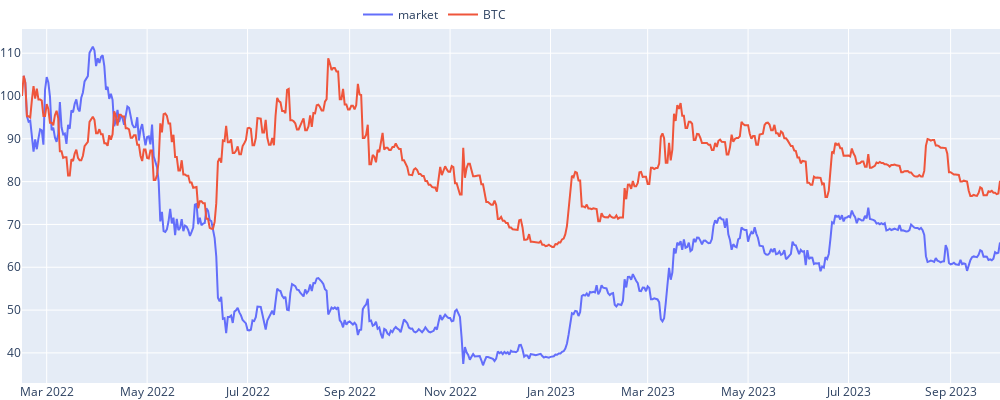
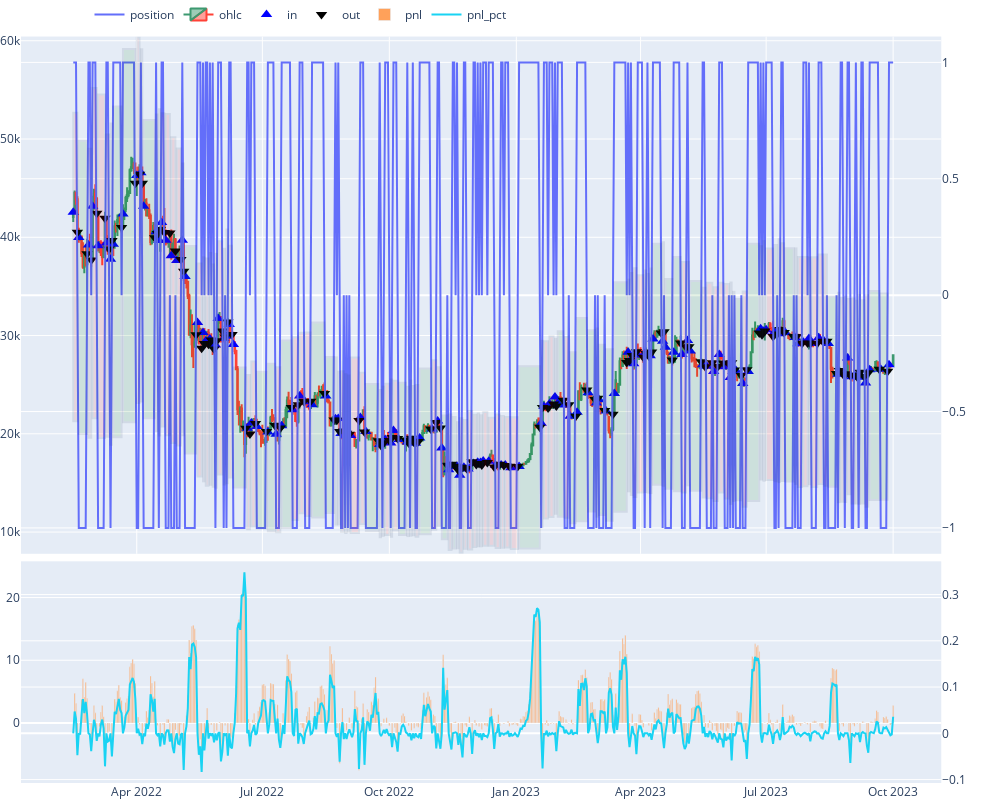
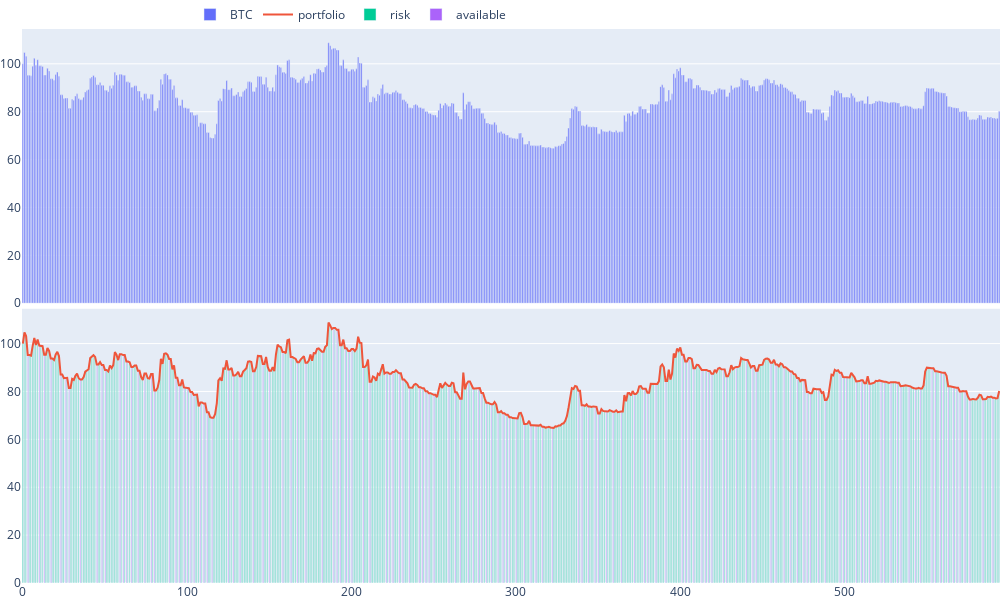

The cell these charts' notebook holds for them, in order:
### Code cell
#master.agents[(1, "BTC")].env.get_viz(1, "BTC")
master.agents[(AGENT_PARAMS[0][0])].env.get_viz(*AGENT_PARAMS[0][0])

### Figure 1 — Plotly figure (JSON) as saved in the notebook; plotly's stock layout.template omitted (floating-point values rounded to 4 significant figures; data arrays with more than 128 entries replaced by an {"elided": "..."} marker saying what was removed)
{"data": [{"name": "market", "type": "scatter", "x": {"elided": "595 str values"}, "y": {"elided": "595 float values"}}, {"name": "BTC", "type": "scatter", "x": {"elided": "595 str values"}, "y": {"elided": "595 float values"}}], "layout": {"height": 400, "legend": {"orientation": "h", "x": 0.5, "xanchor": "right", "y": 1, "yanchor": "bottom"}, "margin": {"b": 0, "l": 10, "r": 0, "t": 0}, "width": 1000}}

### Figure 2 — Plotly figure (JSON) as saved in the notebook; plotly's stock layout.template omitted (floating-point values rounded to 4 significant figures; data arrays with more than 128 entries replaced by an {"elided": "..."} marker saying what was removed)
{"data": [{"name": "position", "type": "scatter", "x": {"elided": "595 str values"}, "xaxis": "x2", "y": {"elided": "595 int values"}, "yaxis": "y4"}, {"close": {"elided": "595 float values"}, "high": {"elided": "595 float values"}, "low": {"elided": "595 float values"}, "name": "ohlc", "open": {"elided": "595 float values"}, "type": "candlestick", "x": {"elided": "595 str values"}, "xaxis": "x2", "yaxis": "y3"}, {"marker": {"color": "blue", "size": 10, "symbol": 5}, "mode": "markers", "name": "in", "type": "scatter", "x": {"elided": "144 str values"}, "xaxis": "x2", "y": {"elided": "144 float values"}, "yaxis": "y3"}, {"marker": {"color": "black", "size": 10, "symbol": 6}, "mode": "markers", "name": "out", "type": "scatter", "x": {"elided": "143 str values"}, "xaxis": "x2", "y": {"elided": "143 float values"}, "yaxis": "y3"}, {"name": "pnl", "type": "bar", "x": {"elided": "595 str values"}, "xaxis": "x3", "y": {"elided": "595 float values"}, "yaxis": "y5"}, {"name": "pnl_pct", "type": "scatter", "x": {"elided": "595 str values"}, "xaxis": "x3", "y": {"elided": "595 float values"}, "yaxis": "y6"}], "layout": {"height": 800, "legend": {"orientation": "h", "x": 0.5, "xanchor": "right", "y": 1, "yanchor": "bottom"}, "margin": {"b": 0, "l": 10, "r": 0, "t": 0}, "shapes": [{"fillcolor": "red", "opacity": 0.1, "x0": "2022-02-14T00:00:00", "x1": "2022-02-17T00:00:00", "xref": "x2", "y0": 21270.0, "y1": 52670.0, "yref": "y3"}, {"fillcolor": "green", "opacity": 0.1, "x0": "2022-02-18T00:00:00", "x1": "2022-02-24T00:00:00", "xref": "x2", "y0": 19990.0, "y1": 49830.0, "yref": "y3"}, {"fillcolor": "red", "opacity": 0.1, "x0": "2022-02-25T00:00:00", "x1": "2022-02-27T00:00:00", "xref": "x2", "y0": 19610.0, "y1": 49010.0, "yref": "y3"}, {"fillcolor": "red", "opacity": 0.1, "x0": "2022-02-28T00:00:00", "x1": "2022-03-03T00:00:00", "xref": "x2", "y0": 21580, "y1": 55190.0, "yref": "y3"}, {"fillcolor": "red", "opacity": 0.1, "x0": "2022-03-04T00:00:00", "x1": "2022-03-09T00:00:00", "xref": "x2", "y0": 19570.0, "y1": 54520.0, "yref": "y3"}, {"fillcolor": "red", "opacity": 0.1, "x0": "2022-03-10T00:00:00", "x1": "2022-03-12T00:00:00", "xref": "x2", "y0": 19711, "y1": 50450.0, "yref": "y3"}, {"fillcolor": "red", "opacity": 0.1, "x0": "2022-03-13T00:00:00", "x1": "2022-03-14T00:00:00", "xref": "x2", "y0": 18890.0, "y1": 51570.0, "yref": "y3"}, {"fillcolor": "green", "opacity": 0.1, "x0": "2022-03-15T00:00:00", "x1": "2022-03-21T00:00:00", "xref": "x2", "y0": 19640.0, "y1": 53300.0, "yref": "y3"}, {"fillcolor": "green", "opacity": 0.1, "x0": "2022-03-22T00:00:00", "x1": "2022-03-31T00:00:00", "xref": "x2", "y0": 21180.0, "y1": 59160.0, "yref": "y3"}, {"fillcolor": "red", "opacity": 0.1, "x0": "2022-04-01T00:00:00", "x1": "2022-04-03T00:00:00", "xref": "x2", "y0": 23140.0, "y1": 60330.0, "yref": "y3"}, {"fillcolor": "red", "opacity": 0.1, "x0": "2022-04-04T00:00:00", "x1": "2022-04-05T00:00:00", "xref": "x2", "y0": 23290.0, "y1": 59150.0, "yref": "y3"}, {"fillcolor": "green", "opacity": 0.1, "x0": "2022-04-06T00:00:00", "x1": "2022-04-14T00:00:00", "xref": "x2", "y0": 21590.0, "y1": 51930.0, "yref": "y3"}, {"fillcolor": "red", "opacity": 0.1, "x0": "2022-04-15T00:00:00", "x1": "2022-04-16T00:00:00", "xref": "x2", "y0": 20280.0, "y1": 52490.0, "yref": "y3"}, {"fillcolor": "red", "opacity": 0.1, "x0": "2022-04-17T00:00:00", "x1": "2022-04-18T00:00:00", "xref": "x2", "y0": 19840.0, "y1": 53040.0, "yref": "y3"}, {"fillcolor": "red", "opacity": 0.1, "x0": "2022-04-19T00:00:00", "x1": "2022-04-21T00:00:00", "xref": "x2", "y0": 20750.0, "y1": 52620.0, "yref": "y3"}, {"fillcolor": "red", "opacity": 0.1, "x0": "2022-04-22T00:00:00", "x1": "2022-04-25T00:00:00", "xref": "x2", "y0": 19850.0, "y1": 52550.0, "yref": "y3"}, {"fillcolor": "red", "opacity": 0.1, "x0": "2022-04-26T00:00:00", "x1": "2022-04-29T00:00:00", "xref": "x2", "y0": 19060.0, "y1": 50170.0, "yref": "y3"}, {"fillcolor": "red", "opacity": 0.1, "x0": "2022-04-30T00:00:00", "x1": "2022-05-03T00:00:00", "xref": "x2", "y0": 18820.0, "y1": 49050.0, "yref": "y3"}, {"fillcolor": "red", "opacity": 0.1, "x0": "2022-05-04T00:00:00", "x1": "2022-05-05T00:00:00", "xref": "x2", "y0": 19845, "y1": 47520.0, "yref": "y3"}, {"fillcolor": "green", "opacity": 0.1, "x0": "2022-05-06T00:00:00", "x1": "2022-05-14T00:00:00", "xref": "x2", "y0": 18010.0, "y1": 39110.0, "yref": "y3"}, {"fillcolor": "red", "opacity": 0.1, "x0": "2022-05-15T00:00:00", "x1": "2022-05-18T00:00:00", "xref": "x2", "y0": 15660.0, "y1": 37330.0, "yref": "y3"}, {"fillcolor": "red", "opacity": 0.1, "x0": "2022-05-19T00:00:00", "x1": "2022-05-20T00:00:00", "xref": "x2", "y0": 15160.0, "y1": 37960.0, "yref": "y3"}, {"fillcolor": "red", "opacity": 0.1, "x0": "2022-05-21T00:00:00", "x1": "2022-05-23T00:00:00", "xref": "x2", "y0": 14720.0, "y1": 37840.0, "yref": "y3"}, {"fillcolor": "red", "opacity": 0.1, "x0": "2022-05-24T00:00:00", "x1": "2022-05-25T00:00:00", "xref": "x2", "y0": 14830.0, "y1": 38400.0, "yref": "y3"}, {"fillcolor": "red", "opacity": 0.1, "x0": "2022-05-26T00:00:00", "x1": "2022-05-27T00:00:00", "xref": "x2", "y0": 14600.0, "y1": 37220.0, "yref": "y3"}, {"fillcolor": "red", "opacity": 0.1, "x0": "2022-05-28T00:00:00", "x1": "2022-05-29T00:00:00", "xref": "x2", "y0": 14520.0, "y1": 38310.0, "yref": "y3"}, {"fillcolor": "red", "opacity": 0.1, "x0": "2022-05-30T00:00:00", "x1": "2022-06-02T00:00:00", "xref": "x2", "y0": 15870.0, "y1": 39590.0, "yref": "y3"}, {"fillcolor": "red", "opacity": 0.1, "x0": "2022-06-03T00:00:00", "x1": "2022-06-04T00:00:00", "xref": "x2", "y0": 14850.0, "y1": 38820.0, "yref": "y3"}, {"fillcolor": "red", "opacity": 0.1, "x0": "2022-06-05T00:00:00", "x1": "2022-06-06T00:00:00", "xref": "x2", "y0": 14960.0, "y1": 40790.0, "yref": "y3"}, {"fillcolor": "red", "opacity": 0.1, "x0": "2022-06-07T00:00:00", "x1": "2022-06-09T00:00:00", "xref": "x2", "y0": 15560.0, "y1": 39140.0, "yref": "y3"}, {"fillcolor": "green", "opacity": 0.1, "x0": "2022-06-10T00:00:00", "x1": "2022-06-19T00:00:00", "xref": "x2", "y0": 14550.0, "y1": 26750.0, "yref": "y3"}, {"fillcolor": "red", "opacity": 0.1, "x0": "2022-06-20T00:00:00", "x1": "2022-06-22T00:00:00", "xref": "x2", "y0": 10290.0, "y1": 25980.0, "yref": "y3"}, {"fillcolor": "red", "opacity": 0.1, "x0": "2022-06-23T00:00:00", "x1": "2022-06-26T00:00:00", "xref": "x2", "y0": 10560.0, "y1": 27350.0, "yref": "y3"}, {"fillcolor": "green", "opacity": 0.1, "x0": "2022-06-27T00:00:00", "x1": "2022-07-04T00:00:00", "xref": "x2", "y0": 10370.0, "y1": 26310.0, "yref": "y3"}, {"fillcolor": "green", "opacity": 0.1, "x0": "2022-07-05T00:00:00", "x1": "2022-07-10T00:00:00", "xref": "x2", "y0": 10090.0, "y1": 27120.0, "yref": "y3"}, {"fillcolor": "red", "opacity": 0.1, "x0": "2022-07-11T00:00:00", "x1": "2022-07-14T00:00:00", "xref": "x2", "y0": 9982.0, "y1": 26770.0, "yref": "y3"}, {"fillcolor": "green", "opacity": 0.1, "x0": "2022-07-15T00:00:00", "x1": "2022-07-22T00:00:00", "xref": "x2", "y0": 10420.0, "y1": 29490.0, "yref": "y3"}, {"fillcolor": "red", "opacity": 0.1, "x0": "2022-07-23T00:00:00", "x1": "2022-07-27T00:00:00", "xref": "x2", "y0": 11230.0, "y1": 29840.0, "yref": "y3"}, {"fillcolor": "red", "opacity": 0.1, "x0": "2022-07-28T00:00:00", "x1": "2022-07-31T00:00:00", "xref": "x2", "y0": 11920.0, "y1": 30280.0, "yref": "y3"}, {"fillcolor": "red", "opacity": 0.1, "x0": "2022-08-01T00:00:00", "x1": "2022-08-05T00:00:00", "xref": "x2", "y0": 11630.0, "y1": 30310.0, "yref": "y3"}, {"fillcolor": "green", "opacity": 0.1, "x0": "2022-08-06T00:00:00", "x1": "2022-08-15T00:00:00", "xref": "x2", "y0": 11480.0, "y1": 31320.0, "yref": "y3"}, {"fillcolor": "green", "opacity": 0.1, "x0": "2022-08-16T00:00:00", "x1": "2022-08-22T00:00:00", "xref": "x2", "y0": 11930.0, "y1": 27820.0, "yref": "y3"}, {"fillcolor": "red", "opacity": 0.1, "x0": "2022-08-23T00:00:00", "x1": "2022-08-24T00:00:00", "xref": "x2", "y0": 10760.0, "y1": 27780.0, "yref": "y3"}, {"fillcolor": "red", "opacity": 0.1, "x0": "2022-08-25T00:00:00", "x1": "2022-08-26T00:00:00", "xref": "x2", "y0": 10780.0, "y1": 26310.0, "yref": "y3"}, {"fillcolor": "red", "opacity": 0.1, "x0": "2022-08-27T00:00:00", "x1": "2022-08-29T00:00:00", "xref": "x2", "y0": 10020.0, "y1": 26370.0, "yref": "y3"}, {"fillcolor": "red", "opacity": 0.1, "x0": "2022-08-30T00:00:00", "x1": "2022-08-31T00:00:00", "xref": "x2", "y0": 9906.0, "y1": 26070.0, "yref": "y3"}, {"fillcolor": "green", "opacity": 0.1, "x0": "2022-09-01T00:00:00", "x1": "2022-09-02T00:00:00", "xref": "x2", "y0": 10070.0, "y1": 25940.0, "yref": "y3"}, {"fillcolor": "red", "opacity": 0.1, "x0": "2022-09-03T00:00:00", "x1": "2022-09-09T00:00:00", "xref": "x2", "y0": 9916.0, "y1": 27770.0, "yref": "y3"}, {"fillcolor": "red", "opacity": 0.1, "x0": "2022-09-10T00:00:00", "x1": "2022-09-13T00:00:00", "xref": "x2", "y0": 10820.0, "y1": 26230.0, "yref": "y3"}, {"fillcolor": "green", "opacity": 0.1, "x0": "2022-09-14T00:00:00", "x1": "2022-09-23T00:00:00", "xref": "x2", "y0": 10110.0, "y1": 25080.0, "yref": "y3"}, {"fillcolor": "red", "opacity": 0.1, "x0": "2022-09-24T00:00:00", "x1": "2022-09-25T00:00:00", "xref": "x2", "y0": 9460.0, "y1": 24450.0, "yref": "y3"}, {"fillcolor": "green", "opacity": 0.1, "x0": "2022-09-26T00:00:00", "x1": "2022-09-27T00:00:00", "xref": "x2", "y0": 9614.0, "y1": 24800.0, "yref": "y3"}, {"fillcolor": "red", "opacity": 0.1, "x0": "2022-09-28T00:00:00", "x1": "2022-10-01T00:00:00", "xref": "x2", "y0": 9706.0, "y1": 25100.0, "yref": "y3"}, {"fillcolor": "red", "opacity": 0.1, "x0": "2022-10-02T00:00:00", "x1": "2022-10-03T00:00:00", "xref": "x2", "y0": 9528.0, "y1": 25520.0, "yref": "y3"}, {"fillcolor": "red", "opacity": 0.1, "x0": "2022-10-04T00:00:00", "x1": "2022-10-07T00:00:00", "xref": "x2", "y0": 10170.0, "y1": 25390.0, "yref": "y3"}, {"fillcolor": "green", "opacity": 0.1, "x0": "2022-10-08T00:00:00", "x1": "2022-10-13T00:00:00", "xref": "x2", "y0": 9709.0, "y1": 25190.0, "yref": "y3"}, {"fillcolor": "red", "opacity": 0.1, "x0": "2022-10-14T00:00:00", "x1": "2022-10-15T00:00:00", "xref": "x2", "y0": 9588.0, "y1": 24790.0, "yref": "y3"}, {"fillcolor": "red", "opacity": 0.1, "x0": "2022-10-16T00:00:00", "x1": "2022-10-17T00:00:00", "xref": "x2", "y0": 9631.0, "y1": 25410.0, "yref": "y3"}, {"fillcolor": "red", "opacity": 0.1, "x0": "2022-10-18T00:00:00", "x1": "2022-10-19T00:00:00", "xref": "x2", "y0": 9664.0, "y1": 24860.0, "yref": "y3"}, {"fillcolor": "red", "opacity": 0.1, "x0": "2022-10-20T00:00:00", "x1": "2022-10-22T00:00:00", "xref": "x2", "y0": 9521.0, "y1": 24970.0, "yref": "y3"}, {"fillcolor": "green", "opacity": 0.1, "x0": "2022-10-23T00:00:00", "x1": "2022-10-31T00:00:00", "xref": "x2", "y0": 9785.0, "y1": 26640.0, "yref": "y3"}, {"fillcolor": "red", "opacity": 0.1, "x0": "2022-11-01T00:00:00", "x1": "2022-11-04T00:00:00", "xref": "x2", "y0": 10240.0, "y1": 27490.0, "yref": "y3"}, {"fillcolor": "red", "opacity": 0.1, "x0": "2022-11-05T00:00:00", "x1": "2022-11-07T00:00:00", "xref": "x2", "y0": 10650.0, "y1": 26770.0, "yref": "y3"}, {"fillcolor": "green", "opacity": 0.1, "x0": "2022-11-08T00:00:00", "x1": "2022-11-12T00:00:00", "xref": "x2", "y0": 9274.0, "y1": 21860.0, "yref": "y3"}, {"fillcolor": "red", "opacity": 0.1, "x0": "2022-11-13T00:00:00", "x1": "2022-11-15T00:00:00", "xref": "x2", "y0": 8165.0, "y1": 21970.0, "yref": "y3"}, {"fillcolor": "green", "opacity": 0.1, "x0": "2022-11-16T00:00:00", "x1": "2022-11-18T00:00:00", "xref": "x2", "y0": 8331.0, "y1": 21710.0, "yref": "y3"}, {"fillcolor": "red", "opacity": 0.1, "x0": "2022-11-19T00:00:00", "x1": "2022-11-20T00:00:00", "xref": "x2", "y0": 8350.0, "y1": 21160.0, "yref": "y3"}, {"fillcolor": "red", "opacity": 0.1, "x0": "2022-11-21T00:00:00", "x1": "2022-11-23T00:00:00", "xref": "x2", "y0": 7891.0, "y1": 21580.0, "yref": "y3"}, {"fillcolor": "red", "opacity": 0.1, "x0": "2022-11-24T00:00:00", "x1": "2022-11-26T00:00:00", "xref": "x2", "y0": 8299.0, "y1": 21400.0, "yref": "y3"}, {"fillcolor": "red", "opacity": 0.1, "x0": "2022-11-27T00:00:00", "x1": "2022-11-30T00:00:00", "xref": "x2", "y0": 8214.0, "y1": 22310.0, "yref": "y3"}, {"fillcolor": "red", "opacity": 0.1, "x0": "2022-12-01T00:00:00", "x1": "2022-12-03T00:00:00", "xref": "x2", "y0": 8489.0, "y1": 21950.0, "yref": "y3"}, {"fillcolor": "red", "opacity": 0.1, "x0": "2022-12-04T00:00:00", "x1": "2022-12-05T00:00:00", "xref": "x2", "y0": 8553.0, "y1": 22060.0, "yref": "y3"}, {"fillcolor": "red", "opacity": 0.1, "x0": "2022-12-06T00:00:00", "x1": "2022-12-07T00:00:00", "xref": "x2", "y0": 8544.0, "y1": 21890.0, "yref": "y3"}, {"fillcolor": "red", "opacity": 0.1, "x0": "2022-12-08T00:00:00", "x1": "2022-12-11T00:00:00", "xref": "x2", "y0": 8612.0, "y1": 22210.0, "yref": "y3"}, {"fillcolor": "red", "opacity": 0.1, "x0": "2022-12-12T00:00:00", "x1": "2022-12-16T00:00:00", "xref": "x2", "y0": 8605.0, "y1": 21620.0, "yref": "y3"}, {"fillcolor": "red", "opacity": 0.1, "x0": "2022-12-17T00:00:00", "x1": "2022-12-20T00:00:00", "xref": "x2", "y0": 8388.0, "y1": 21960.0, "yref": "y3"}, {"fillcolor": "red", "opacity": 0.1, "x0": "2022-12-21T00:00:00", "x1": "2022-12-23T00:00:00", "xref": "x2", "y0": 8412.0, "y1": 21810.0, "yref": "y3"}, {"fillcolor": "red", "opacity": 0.1, "x0": "2022-12-24T00:00:00", "x1": "2022-12-27T00:00:00", "xref": "x2", "y0": 8418.0, "y1": 21720.0, "yref": "y3"}, {"fillcolor": "red", "opacity": 0.1, "x0": "2022-12-28T00:00:00", "x1": "2023-01-02T00:00:00", "xref": "x2", "y0": 8274.0, "y1": 21670.0, "yref": "y3"}, {"fillcolor": "green", "opacity": 0.1, "x0": "2023-01-03T00:00:00", "x1": "2023-01-18T00:00:00", "xref": "x2", "y0": 8338.0, "y1": 26880.0, "yref": "y3"}, {"fillcolor": "red", "opacity": 0.1, "x0": "2023-01-19T00:00:00", "x1": "2023-01-20T00:00:00", "xref": "x2", "y0": 10540.0, "y1": 29470.0, "yref": "y3"}, {"fillcolor": "red", "opacity": 0.1, "x0": "2023-01-21T00:00:00", "x1": "2023-01-24T00:00:00", "xref": "x2", "y0": 11390.0, "y1": 29420.0, "yref": "y3"}, {"fillcolor": "red", "opacity": 0.1, "x0": "2023-01-25T00:00:00", "x1": "2023-01-28T00:00:00", "xref": "x2", "y0": 11530.0, "y1": 29930.0, "yref": "y3"}, {"fillcolor": "red", "opacity": 0.1, "x0": "2023-01-29T00:00:00", "x1": "2023-01-30T00:00:00", "xref": "x2", "y0": 11870.0, "y1": 29670.0, "yref": "y3"}, {"fillcolor": "green", "opacity": 0.1, "x0": "2023-01-31T00:00:00", "x1": "2023-02-04T00:00:00", "xref": "x2", "y0": 11560.0, "y1": 30440.0, "yref": "y3"}, {"fillcolor": "red", "opacity": 0.1, "x0": "2023-02-05T00:00:00", "x1": "2023-02-08T00:00:00", "xref": "x2", "y0": 11470.0, "y1": 29850.0, "yref": "y3"}, {"fillcolor": "green", "opacity": 0.1, "x0": "2023-02-09T00:00:00", "x1": "2023-02-13T00:00:00", "xref": "x2", "y0": 10900.0, "y1": 28310.0, "yref": "y3"}, {"fillcolor": "green", "opacity": 0.1, "x0": "2023-02-14T00:00:00", "x1": "2023-02-21T00:00:00", "xref": "x2", "y0": 11100.0, "y1": 31790.0, "yref": "y3"}, {"fillcolor": "green", "opacity": 0.1, "x0": "2023-02-22T00:00:00", "x1": "2023-02-27T00:00:00", "xref": "x2", "y0": 12090.0, "y1": 30540.0, "yref": "y3"}, {"fillcolor": "red", "opacity": 0.1, "x0": "2023-02-28T00:00:00", "x1": "2023-03-01T00:00:00", "xref": "x2", "y0": 11570.0, "y1": 30720.0, "yref": "y3"}, {"fillcolor": "green", "opacity": 0.1, "x0": "2023-03-02T00:00:00", "x1": "2023-03-06T00:00:00", "xref": "x2", "y0": 11730.0, "y1": 29070.0, "yref": "y3"}, {"fillcolor": "green", "opacity": 0.1, "x0": "2023-03-07T00:00:00", "x1": "2023-03-12T00:00:00", "xref": "x2", "y0": 11160.0, "y1": 28600.0, "yref": "y3"}, {"fillcolor": "green", "opacity": 0.1, "x0": "2023-03-13T00:00:00", "x1": "2023-03-22T00:00:00", "xref": "x2", "y0": 12060.0, "y1": 35430.0, "yref": "y3"}, {"fillcolor": "red", "opacity": 0.1, "x0": "2023-03-23T00:00:00", "x1": "2023-03-24T00:00:00", "xref": "x2", "y0": 14150.0, "y1": 35690.0, "yref": "y3"}, {"fillcolor": "green", "opacity": 0.1, "x0": "2023-03-25T00:00:00", "x1": "2023-03-26T00:00:00", "xref": "x2", "y0": 13770.0, "y1": 36360.0, "yref": "y3"}, {"fillcolor": "red", "opacity": 0.1, "x0": "2023-03-27T00:00:00", "x1": "2023-03-29T00:00:00", "xref": "x2", "y0": 13560.0, "y1": 36850.0, "yref": "y3"}, {"fillcolor": "red", "opacity": 0.1, "x0": "2023-03-30T00:00:00", "x1": "2023-04-03T00:00:00", "xref": "x2", "y0": 14010.0, "y1": 36140, "yref": "y3"}, {"fillcolor": "red", "opacity": 0.1, "x0": "2023-04-04T00:00:00", "x1": "2023-04-05T00:00:00", "xref": "x2", "y0": 14080.0, "y1": 36620.0, "yref": "y3"}, {"fillcolor": "red", "opacity": 0.1, "x0": "2023-04-06T00:00:00", "x1": "2023-04-07T00:00:00", "xref": "x2", "y0": 14020.0, "y1": 36280.0, "yref": "y3"}, {"fillcolor": "red", "opacity": 0.1, "x0": "2023-04-08T00:00:00", "x1": "2023-04-09T00:00:00", "xref": "x2", "y0": 13970.0, "y1": 36820.0, "yref": "y3"}, {"fillcolor": "green", "opacity": 0.1, "x0": "2023-04-10T00:00:00", "x1": "2023-04-16T00:00:00", "xref": "x2", "y0": 14820.0, "y1": 39350.0, "yref": "y3"}, {"fillcolor": "red", "opacity": 0.1, "x0": "2023-04-17T00:00:00", "x1": "2023-04-18T00:00:00", "xref": "x2", "y0": 14720.0, "y1": 39490.0, "yref": "y3"}, {"fillcolor": "green", "opacity": 0.1, "x0": "2023-04-19T00:00:00", "x1": "2023-04-24T00:00:00", "xref": "x2", "y0": 14400.0, "y1": 35760.0, "yref": "y3"}, {"fillcolor": "green", "opacity": 0.1, "x0": "2023-04-25T00:00:00", "x1": "2023-04-30T00:00:00", "xref": "x2", "y0": 14150.0, "y1": 38000.0, "yref": "y3"}, {"fillcolor": "red", "opacity": 0.1, "x0": "2023-05-01T00:00:00", "x1": "2023-05-04T00:00:00", "xref": "x2", "y0": 14030.0, "y1": 37490.0, "yref": "y3"}, {"fillcolor": "red", "opacity": 0.1, "x0": "2023-05-05T00:00:00", "x1": "2023-05-06T00:00:00", "xref": "x2", "y0": 14750.0, "y1": 37500.0, "yref": "y3"}, {"fillcolor": "green", "opacity": 0.1, "x0": "2023-05-07T00:00:00", "x1": "2023-05-15T00:00:00", "xref": "x2", "y0": 14220.0, "y1": 35550.0, "yref": "y3"}, {"fillcolor": "red", "opacity": 0.1, "x0": "2023-05-16T00:00:00", "x1": "2023-05-18T00:00:00", "xref": "x2", "y0": 13520.0, "y1": 34870.0, "yref": "y3"}, {"fillcolor": "red", "opacity": 0.1, "x0": "2023-05-19T00:00:00", "x1": "2023-05-23T00:00:00", "xref": "x2", "y0": 13440.0, "y1": 35390.0, "yref": "y3"}, {"fillcolor": "red", "opacity": 0.1, "x0": "2023-05-24T00:00:00", "x1": "2023-05-27T00:00:00", "xref": "x2", "y0": 13160.0, "y1": 34910.0, "yref": "y3"}, {"fillcolor": "red", "opacity": 0.1, "x0": "2023-05-28T00:00:00", "x1": "2023-05-31T00:00:00", "xref": "x2", "y0": 14030.0, "y1": 35370.0, "yref": "y3"}, {"fillcolor": "red", "opacity": 0.1, "x0": "2023-06-01T00:00:00", "x1": "2023-06-04T00:00:00", "xref": "x2", "y0": 13410.0, "y1": 35250.0, "yref": "y3"}, {"fillcolor": "red", "opacity": 0.1, "x0": "2023-06-05T00:00:00", "x1": "2023-06-06T00:00:00", "xref": "x2", "y0": 12860.0, "y1": 35400.0, "yref": "y3"}, {"fillcolor": "red", "opacity": 0.1, "x0": "2023-06-07T00:00:00", "x1": "2023-06-08T00:00:00", "xref": "x2", "y0": 13170.0, "y1": 34450.0, "yref": "y3"}, {"fillcolor": "green", "opacity": 0.1, "x0": "2023-06-09T00:00:00", "x1": "2023-06-13T00:00:00", "xref": "x2", "y0": 13240.0, "y1": 33710.0, "yref": "y3"}, {"fillcolor": "red", "opacity": 0.1, "x0": "2023-06-14T00:00:00", "x1": "2023-06-17T00:00:00", "xref": "x2", "y0": 12560.0, "y1": 34470.0, "yref": "y3"}, {"fillcolor": "green", "opacity": 0.1, "x0": "2023-06-18T00:00:00", "x1": "2023-06-26T00:00:00", "xref": "x2", "y0": 13170.0, "y1": 39350.0, "yref": "y3"}, {"fillcolor": "red", "opacity": 0.1, "x0": "2023-06-27T00:00:00", "x1": "2023-06-28T00:00:00", "xref": "x2", "y0": 15350.0, "y1": 39100.0, "yref": "y3"}, {"fillcolor": "green", "opacity": 0.1, "x0": "2023-06-29T00:00:00", "x1": "2023-06-30T00:00:00", "xref": "x2", "y0": 15220.0, "y1": 39610.0, "yref": "y3"}, {"fillcolor": "red", "opacity": 0.1, "x0": "2023-07-01T00:00:00", "x1": "2023-07-06T00:00:00", "xref": "x2", "y0": 15290.0, "y1": 38860.0, "yref": "y3"}, {"fillcolor": "green", "opacity": 0.1, "x0": "2023-07-07T00:00:00", "x1": "2023-07-09T00:00:00", "xref": "x2", "y0": 15170.0, "y1": 39210.0, "yref": "y3"}, {"fillcolor": "red", "opacity": 0.1, "x0": "2023-07-10T00:00:00", "x1": "2023-07-11T00:00:00", "xref": "x2", "y0": 15090.0, "y1": 39810.0, "yref": "y3"}, {"fillcolor": "red", "opacity": 0.1, "x0": "2023-07-12T00:00:00", "x1": "2023-07-14T00:00:00", "xref": "x2", "y0": 15190, "y1": 39410.0, "yref": "y3"}, {"fillcolor": "green", "opacity": 0.1, "x0": "2023-07-15T00:00:00", "x1": "2023-07-21T00:00:00", "xref": "x2", "y0": 15140.0, "y1": 38870.0, "yref": "y3"}, {"fillcolor": "red", "opacity": 0.1, "x0": "2023-07-22T00:00:00", "x1": "2023-07-23T00:00:00", "xref": "x2", "y0": 14897, "y1": 38870.0, "yref": "y3"}, {"fillcolor": "red", "opacity": 0.1, "x0": "2023-07-24T00:00:00", "x1": "2023-07-27T00:00:00", "xref": "x2", "y0": 14590.0, "y1": 37990.0, "yref": "y3"}, {"fillcolor": "red", "opacity": 0.1, "x0": "2023-07-28T00:00:00", "x1": "2023-07-31T00:00:00", "xref": "x2", "y0": 14660.0, "y1": 38000.0, "yref": "y3"}, {"fillcolor": "red", "opacity": 0.1, "x0": "2023-08-01T00:00:00", "x1": "2023-08-02T00:00:00", "xref": "x2", "y0": 14850.0, "y1": 37940.0, "yref": "y3"}, {"fillcolor": "red", "opacity": 0.1, "x0": "2023-08-03T00:00:00", "x1": "2023-08-07T00:00:00", "xref": "x2", "y0": 14600.0, "y1": 37970.0, "yref": "y3"}, {"fillcolor": "red", "opacity": 0.1, "x0": "2023-08-08T00:00:00", "x1": "2023-08-11T00:00:00", "xref": "x2", "y0": 14890.0, "y1": 38250.0, "yref": "y3"}, {"fillcolor": "red", "opacity": 0.1, "x0": "2023-08-12T00:00:00", "x1": "2023-08-14T00:00:00", "xref": "x2", "y0": 14720.0, "y1": 38260.0, "yref": "y3"}, {"fillcolor": "green", "opacity": 0.1, "x0": "2023-08-15T00:00:00", "x1": "2023-08-21T00:00:00", "xref": "x2", "y0": 14600, "y1": 33960.0, "yref": "y3"}, {"fillcolor": "red", "opacity": 0.1, "x0": "2023-08-22T00:00:00", "x1": "2023-08-23T00:00:00", "xref": "x2", "y0": 13028, "y1": 34360.0, "yref": "y3"}, {"fillcolor": "red", "opacity": 0.1, "x0": "2023-08-24T00:00:00", "x1": "2023-08-26T00:00:00", "xref": "x2", "y0": 13090.0, "y1": 33820.0, "yref": "y3"}, {"fillcolor": "red", "opacity": 0.1, "x0": "2023-08-27T00:00:00", "x1": "2023-08-28T00:00:00", "xref": "x2", "y0": 13050.0, "y1": 33956, "yref": "y3"}, {"fillcolor": "red", "opacity": 0.1, "x0": "2023-08-29T00:00:00", "x1": "2023-08-31T00:00:00", "xref": "x2", "y0": 13860.0, "y1": 33720.0, "yref": "y3"}, {"fillcolor": "red", "opacity": 0.1, "x0": "2023-09-01T00:00:00", "x1": "2023-09-03T00:00:00", "xref": "x2", "y0": 12900.0, "y1": 33760.0, "yref": "y3"}, {"fillcolor": "red", "opacity": 0.1, "x0": "2023-09-04T00:00:00", "x1": "2023-09-05T00:00:00", "xref": "x2", "y0": 12910.0, "y1": 33530.0, "yref": "y3"}, {"fillcolor": "red", "opacity": 0.1, "x0": "2023-09-06T00:00:00", "x1": "2023-09-07T00:00:00", "xref": "x2", "y0": 12880.0, "y1": 34130.0, "yref": "y3"}, {"fillcolor": "green", "opacity": 0.1, "x0": "2023-09-08T00:00:00", "x1": "2023-09-10T00:00:00", "xref": "x2", "y0": 12910.0, "y1": 33590.0, "yref": "y3"}, {"fillcolor": "red", "opacity": 0.1, "x0": "2023-09-11T00:00:00", "x1": "2023-09-13T00:00:00", "xref": "x2", "y0": 12580.0, "y1": 34090.0, "yref": "y3"}, {"fillcolor": "green", "opacity": 0.1, "x0": "2023-09-14T00:00:00", "x1": "2023-09-21T00:00:00", "xref": "x2", "y0": 13260.0, "y1": 34540.0, "yref": "y3"}, {"fillcolor": "green", "opacity": 0.1, "x0": "2023-09-22T00:00:00", "x1": "2023-09-27T00:00:00", "xref": "x2", "y0": 13290.0, "y1": 34280.0, "yref": "y3"}], "width": 1000, "xaxis": {"anchor": "y", "domain": [0, 0.94], "matches": "x3", "rangeslider": {"visible": false}, "showticklabels": false}, "xaxis2": {"anchor": "y3", "domain": [0, 0.94], "matches": "x3", "rangeslider": {"visible": false}, "showticklabels": false}, "xaxis3": {"anchor": "y5", "domain": [0, 0.94], "rangeslider": {"visible": false}}, "yaxis": {"anchor": "x", "domain": [1, 1]}, "yaxis2": {"anchor": "x", "overlaying": "y", "side": "right"}, "yaxis3": {"anchor": "x2", "domain": [0.304, 0.99]}, "yaxis4": {"anchor": "x2", "overlaying": "y3", "side": "right"}, "yaxis5": {"anchor": "x3", "domain": [0, 0.294]}, "yaxis6": {"anchor": "x3", "overlaying": "y5", "side": "right"}}}

### Figure 3 — Plotly figure (JSON) as saved in the notebook; plotly's stock layout.template omitted (floating-point values rounded to 4 significant figures; data arrays with more than 128 entries replaced by an {"elided": "..."} marker saying what was removed)
{"data": [{"name": "BTC", "type": "bar", "x": {"elided": "595 str values"}, "xaxis": "x", "y": {"elided": "595 float values"}, "yaxis": "y"}, {"name": "portfolio", "type": "scatter", "x": {"elided": "595 int values"}, "xaxis": "x2", "y": {"elided": "595 float values"}, "yaxis": "y2"}, {"name": "risk", "type": "bar", "x": {"elided": "595 int values"}, "xaxis": "x2", "y": {"elided": "595 float values"}, "yaxis": "y2"}, {"name": "available", "type": "bar", "x": {"elided": "595 int values"}, "xaxis": "x2", "y": {"elided": "595 float values"}, "yaxis": "y2"}], "layout": {"height": 600, "legend": {"orientation": "h", "x": 0.5, "xanchor": "right", "y": 1, "yanchor": "bottom"}, "margin": {"b": 0, "l": 10, "r": 0, "t": 0}, "width": 1000, "xaxis": {"anchor": "y", "domain": [0, 1], "matches": "x2", "showticklabels": false}, "xaxis2": {"anchor": "y2", "domain": [0, 1]}, "yaxis": {"anchor": "x", "domain": [0.505, 1]}, "yaxis2": {"anchor": "x2", "domain": [0, 0.495]}}}
